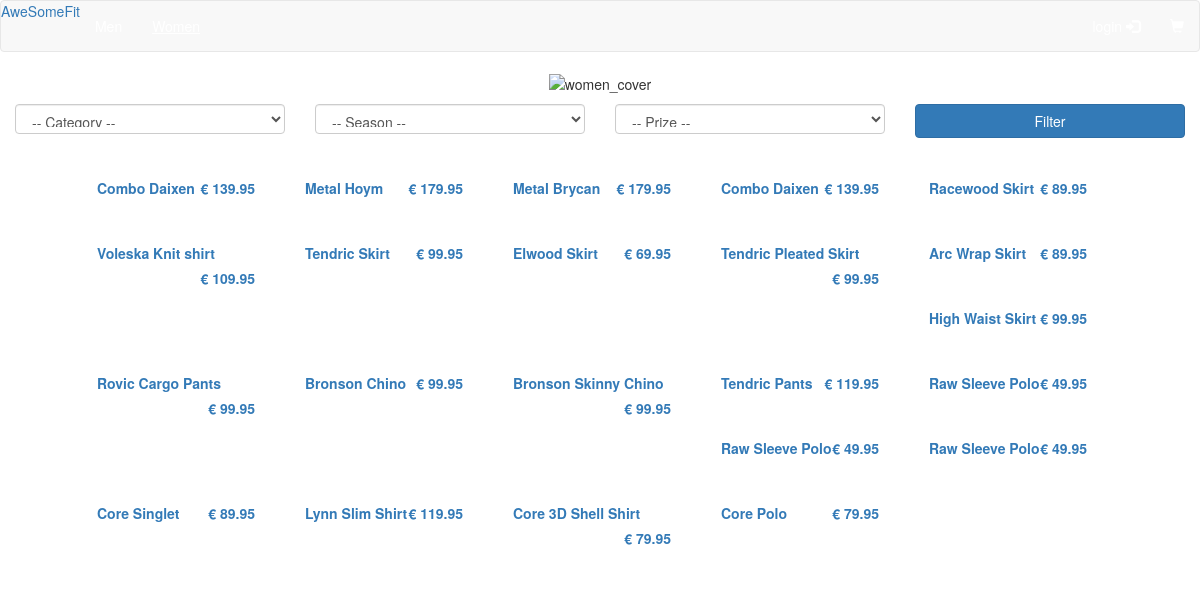
The page /index.php/browse/openwomen on the database its author committed.
### tables this page shows
CREATE TABLE `product` (
  `product_id` int(11) NOT NULL,
  `product_name` varchar(45) NOT NULL,
  `product_description` varchar(160) NOT NULL,
  `product_gender` enum('man','woman','unisex') NOT NULL,
  `product_price` float(5,2) NOT NULL,
  `product_type` enum('T-Shirt','Pants','Skirt','Shirt','Eyewear') NOT NULL,
  `product_season` enum('SS','FW','ND') NOT NULL
);

### application/controllers/Browse.php (called while the page is built, shortened)
<?php
class Browse extends CI_Controller {
	public function __construct() {
        $this->load->helper('url_helper');
        $this->load->helper('url');
        $this->load->model('products_model');
        $this->load->library('session');
    }
    public function openwomen() {
        $data['allproducts'] = $this->products_model->get_women_types();
        $data['products'] = $this->products_model->get_products_women();
		$this->load->view('women', $data);
	}
}

### index.php (called while the page is built, shortened)
<?php
require_once BASEPATH.'core/CodeIgniter.php';

### application/models/Products_model.php (called while the page is built, shortened)
<?php
class Products_model extends CI_Model {
    public function get_women_types() {
        $this->db->group_by('product_type');
        $query = $this->db->get_where('product', "(product_gender = 'woman' OR product_gender = 'unisex')");
        return $query->result_array();
    }
        public function get_products_women() {
            $query = $this->db->get_where('product', "(product_gender = 'woman' OR product_gender = 'unisex')");
            return $query->result_array();
        }
}

### application/views/women.php (the view, shortened to what this page needs)
<!DOCTYPE html>
<html>
<head>
    <link rel="stylesheet" href="https://maxcdn.bootstrapcdn.com/bootstrap/3.3.7/css/bootstrap.min.css">
    <link rel="stylesheet" href="<?php echo base_url(); ?>assets/css/global.css">
</head>
<body>
    <nav class="navbar navbar-default" role="navigation">
  <div class="navbar-header">
    <a class="navbar-ASF" href="<?php echo base_url(); ?>home">AweSomeFit</a>
  </div>
  <div class="navbar-collapse collapse">
    <ul class="nav navbar-nav navbar-left">
        <li><a href="<?php echo base_url(); ?>browse/openmen" style="color: #FFFFFF;" onmouseover="this.style.color='#AAAAAA'" onmouseout="this.style.color='#FFFFFF'">Men</a></li>
        <li><a href="<?php echo base_url(); ?>browse/openwomen" style="color: #FFFFFF;" onmouseover="this.style.color='#AAAAAA'" onmouseout="this.style.color='#FFFFFF'"><u>Women</u></a></li>
    </ul>
    <ul class="nav navbar-nav navbar-right">
     <?php if(isset($_SESSION["user_id"])) {
        echo "<li><a href=\"".base_url()."profile/open_profile\" style=\"color: #FFFFFF;\" onmouseover=\"this.style.color='#AAAAAA'\" onmouseout=\"this.style.color='#FFFFFF'\"><i class=\"glyphicon glyphicon-user\"></i>  Profile</a></li>";
    }
      else {
        echo "<li><a href=\"".base_url()."login\" style=\"color: #FFFFFF;\" onmouseover=\"this.style.color='#AAAAAA'\" onmouseout=\"this.style.color='#FFFFFF'\">login  <i class=\"glyphicon glyphicon-log-in\"></i></a></li>";
      }
    ?>
      <li><a href="<?php echo base_url(); ?>cart/open_cart" style="color: #FFFFFF;" onmouseover="this.style.color='#AAAAAA'" onmouseout="this.style.color='#FFFFFF'"><i class="glyphicon glyphicon-shopping-cart"></i></a></li>
    </ul>
  </div>
</nav>
    <div class="col-xs-12 col-sm-12 col-md-12 col-lg-12" align="center" style="margin-bottom: 10px;">
        <img src="<?php echo base_url(); ?>assets/img/Women.png" style="width: 100%;" alt="women_cover">
    </div>
    <div class="row" style="margin-left: auto; margin-right: auto; margin-bottom: 10px;">
        <form action="<?php echo base_url(); ?>browse/filterwomen"  method="POST">
         <div class="col-xs-12 col-sm-12 col-md-3 col-lg-3">
            <select class="form-control" name="type" style="width: 100%; height: 30px;">
                <option selected>-- Category --</option>
            </select>
        </div>
        <div class="col-xs-12 col-sm-12 col-md-3 col-lg-3">
            <select class="form-control" name="season" style="width: 100%; height: 30px;">
                <option selected>-- Season --</option>
            </select>
        </div>
        <div class="col-xs-12 col-sm-12 col-md-3 col-lg-3">
            <select class="form-control" name="price" style="width: 100%; height: 30px;">
                <option selected>-- Prize --</option>
            </select>
        </div>
        <div class="col-xs-12 col-sm-12 col-md-3 col-lg-3">
            <button type="submit" class="btn btn-primary" style="width: 100%;">Filter</button>
        </div>
    </form>
</div>
<div class="row" style="margin-left: 6%; margin-right: auto;">
    <?php foreach ($products as $product_item): ?>
       <a href = "<?php echo base_url(); ?>browse/visualize/<?php echo $product_item['product_id']; ?>">
        <div class="col-xs-12 col-sm-12 col-md-2 col-lg-2" style="margin: 10px;">
           <img src="<?php echo base_url(); ?>assets/img/products/<?php echo $product_item['product_id']; ?>.png" style="width: 100%;" alt=""><br>
            <label><?php echo $product_item['product_name']; ?></label>
            <label style="float: right;">€ <?php echo $product_item['product_price']; ?></label>
        </div>
    </a>
    <?php endforeach; ?>
</div>
</body>
</html>

### rows shown on the page
product: product_name "Combo Daixen", product_price "139.95"
product: product_name "Metal Hoym", product_price "179.95"
product: product_name "Metal Brycan", product_price "179.95"
product: product_name "Combo Daixen", product_price "139.95"
product: product_name "Racewood Skirt", product_price "89.95"
product: product_name "Voleska Knit shirt", product_price "109.95"
product: product_name "Tendric Skirt", product_price "99.95"
product: product_name "Elwood Skirt", product_price "69.95"
product: product_name "Tendric Pleated Skirt", product_price "99.95"
product: product_name "Arc Wrap Skirt", product_price "89.95"
product: product_name "High Waist Skirt", product_price "99.95"
product: product_name "Rovic Cargo Pants", product_price "99.95"
product: product_name "Bronson Chino", product_price "99.95"
product: product_name "Bronson Skinny Chino", product_price "99.95"
product: product_name "Tendric Pants", product_price "119.95"
product: product_name "Raw Sleeve Polo", product_price "49.95"
product: product_name "Raw Sleeve Polo", product_price "49.95"
product: product_name "Raw Sleeve Polo", product_price "49.95"
product: product_name "Core Singlet", product_price "89.95"
product: product_name "Lynn Slim Shirt", product_price "119.95"
product: product_name "Core 3D Shell Shirt", product_price "79.95"
product: product_name "Core Polo", product_price "79.95"
